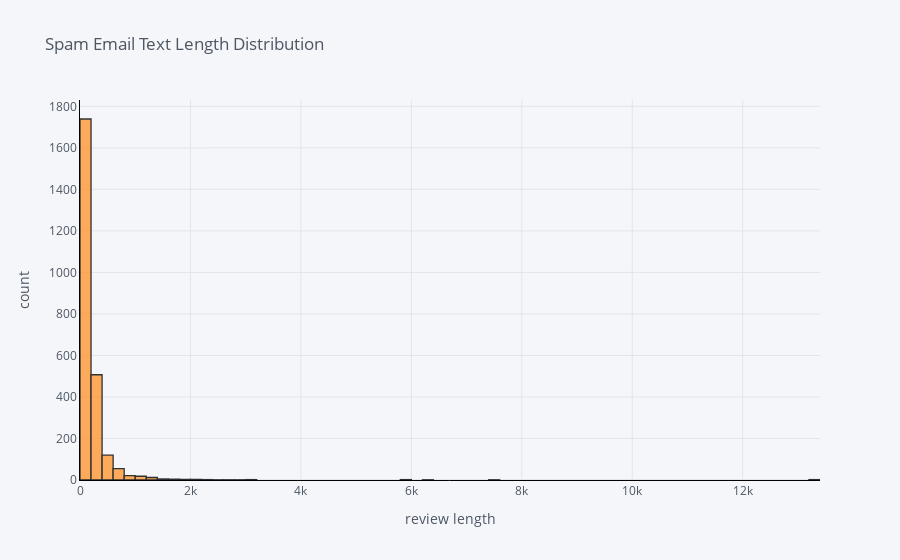

Here is the notebook cell this chart was saved with:
### Code cell
df[df['label']==0]['count'].iplot(
    kind='hist',
    bins=100,
    xTitle='review length',
    linecolor='black',
    yTitle='count',
    title='Spam Email Text Length Distribution')

### Figure 1 — Plotly figure (JSON) as saved in the notebook; plotly's stock layout.template omitted (floating-point values rounded to 4 significant figures; data arrays with more than 128 entries replaced by an {"elided": "..."} marker saying what was removed)
{"data": [{"histfunc": "count", "histnorm": "", "marker": {"color": "rgba(255, 153, 51, 1.0)", "line": {"color": "#000000", "width": 1.3}}, "name": "count", "nbinsx": 100, "opacity": 0.8, "orientation": "v", "type": "histogram", "x": {"elided": "2500 int values"}}], "layout": {"barmode": "overlay", "legend": {"bgcolor": "#F5F6F9", "font": {"color": "#4D5663"}}, "paper_bgcolor": "#F5F6F9", "plot_bgcolor": "#F5F6F9", "title": {"font": {"color": "#4D5663"}, "text": "Spam Email Text Length Distribution"}, "xaxis": {"gridcolor": "#E1E5ED", "linecolor": "black", "showgrid": true, "tickfont": {"color": "#4D5663"}, "title": {"font": {"color": "#4D5663"}, "text": "review length"}, "zerolinecolor": "#E1E5ED", "type": "linear", "range": [-0.5, 13400.0], "autorange": true}, "yaxis": {"gridcolor": "#E1E5ED", "linecolor": "black", "showgrid": true, "tickfont": {"color": "#4D5663"}, "title": {"font": {"color": "#4D5663"}, "text": "count"}, "zerolinecolor": "#E1E5ED", "range": [0, 1831.0], "autorange": true}, "autosize": true}}
